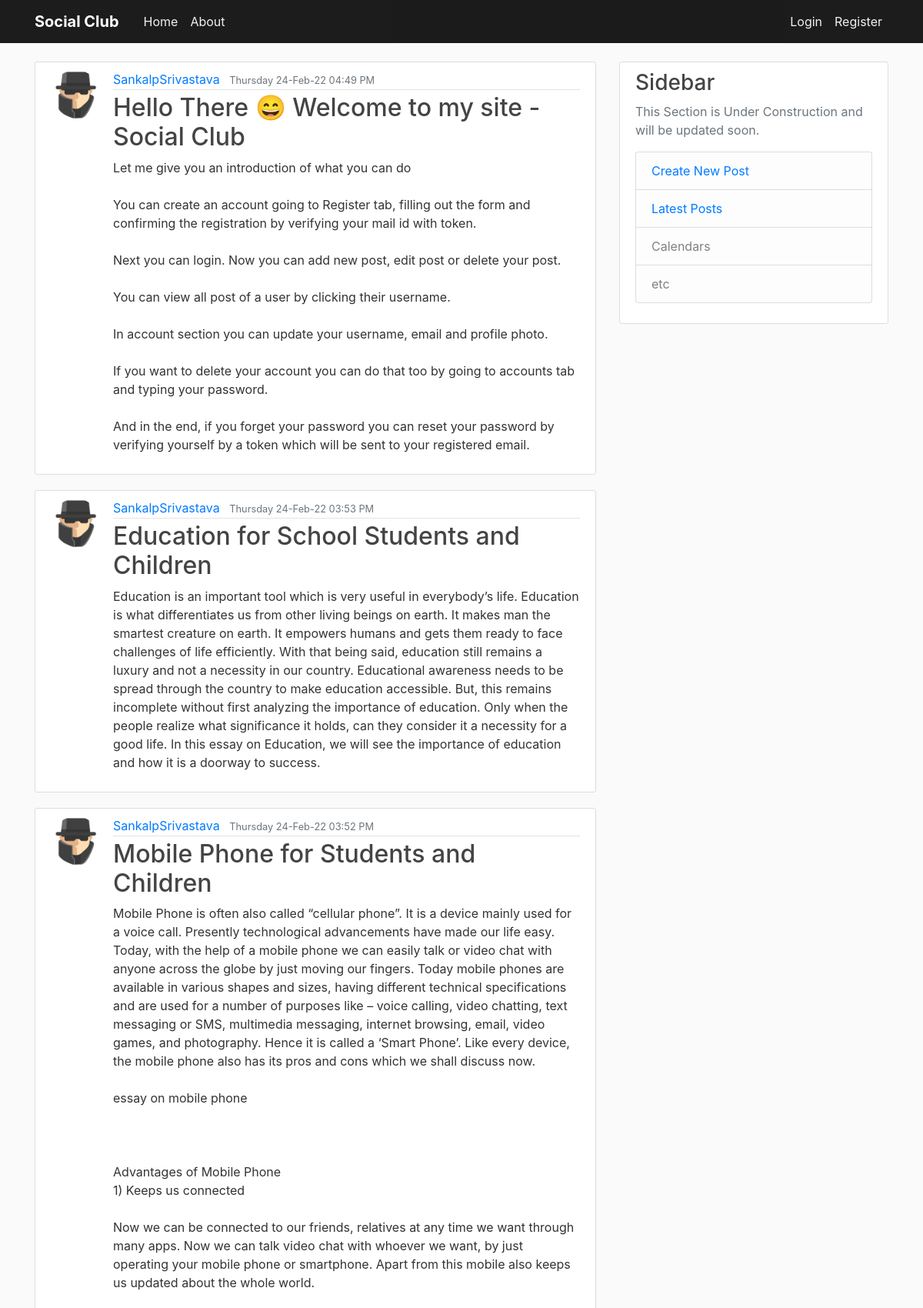
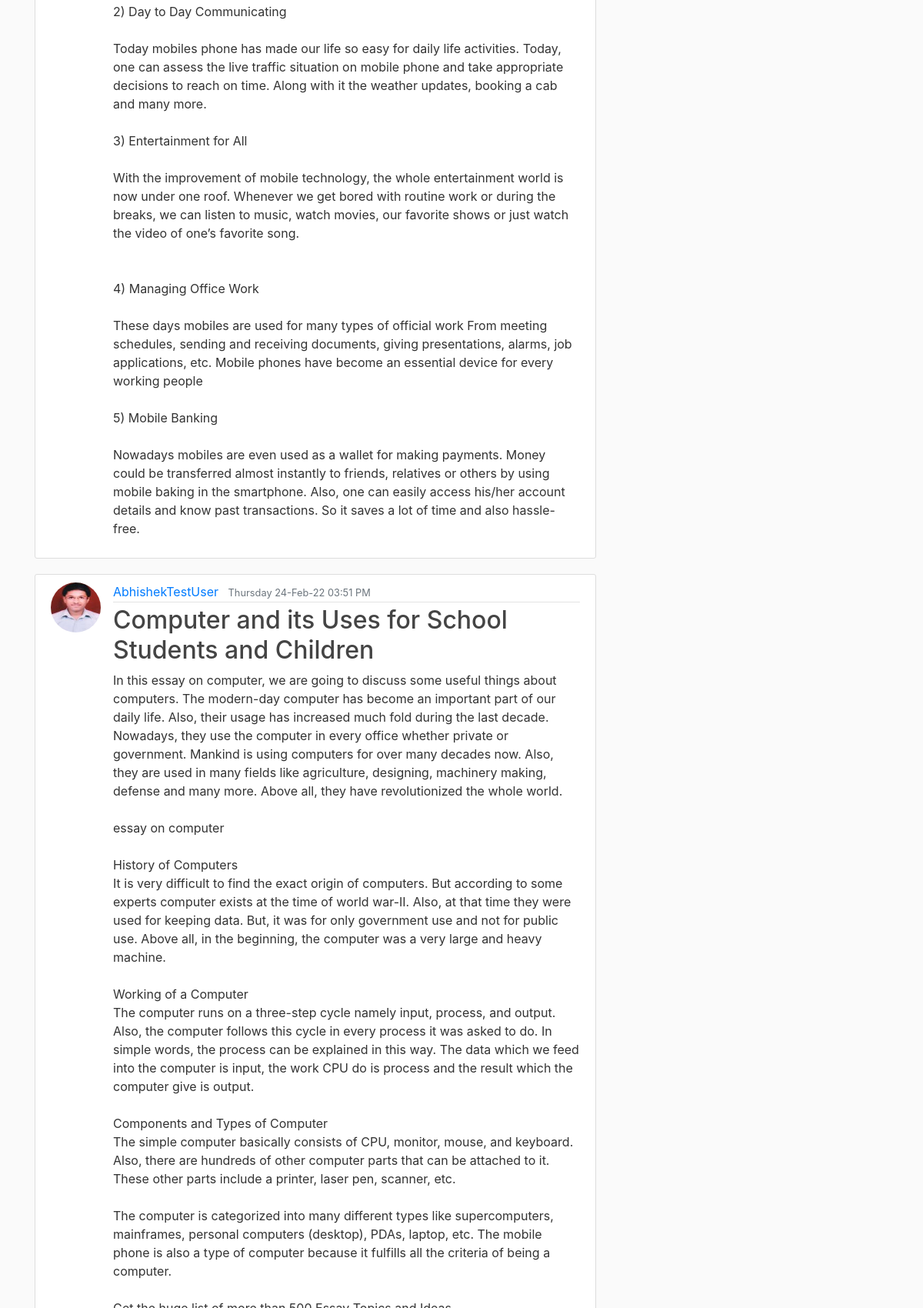
The page /home (upper part) on the database its author committed (2 pictures, top to bottom).
### flaskblog/models.py (models this page shows, shortened)
class Post(db.Model):
    id = db.Column(db.Integer, primary_key=True)
    title = db.Column(db.String(100), nullable=False)
    date_posted = db.Column(db.DateTime, nullable=False,
                            default=datetime.utcnow)
    content = db.Column(db.Text, nullable=False)
    user_id = db.Column(db.Integer, db.ForeignKey('user.id'), nullable=False)
    post_edited = db.Column(db.Boolean,unique=False, default=False)

class User(db.Model,UserMixin):
    id = db.Column(db.Integer, primary_key=True)
    username = db.Column(db.String(20), unique=True, nullable=False)
    email = db.Column(db.String(120), unique=True, nullable=False)
    image_file = db.Column(db.String(20), nullable=False,
                           default='default.jpg')
    password = db.Column(db.String(60), nullable=False)
    date_of_join = db.Column(db.DateTime,default=datetime.utcnow())
    posts = db.relationship('Post', backref='author', lazy=True)

### flaskblog/main/routes.py (the view)
@main.route("/")
@main.route("/home")
def home():
    page = request.args.get('page',1,type=int)
    posts = Post.query.order_by(Post.date_posted.desc()).paginate(page = page ,per_page=5)
    return render_template('home.html', posts=posts,timezone=timezone)

### flaskblog/templates/home.html (shortened to what this page needs)
{% extends "layout.html" %}
{% block content %}
{% for post in posts.items%}
<article class="media content-section">
  <a href ="{{url_for('users.user_posts',username=post.author.username)}}">
    <img alt="{{post.author.username}} Photo" class ="rounded-circle article-img" src ="{{url_for('static',filename='profile_pics/'+post.author.image_file)}}"></img></a>
    <div class="media-body">
        <div class="article-metadata">
            <a class="mr-2" href="{{url_for('users.user_posts',username=post.author.username)}}">{{ post.author.username }}</a>
            {%if post.post_edited %}
            <small class="text-muted">{{ post.date_posted.replace(tzinfo=timezone.utc).astimezone(tz=None).strftime('%A %d-%b-%y %I:%M %p') }} (Edited)</small>
            {%else%}
            <small class="text-muted">{{ post.date_posted.replace(tzinfo=timezone.utc).astimezone(tz=None).strftime('%A %d-%b-%y %I:%M %p') }}</small>
            {%endif%}
        </div>
        <h2><a class="article-title" href="{{url_for('posts.post',post_id=post.id)}}">{{ post.title }}</a></h2>
        <p class="article-content">{{ post.content }}</p>
    </div>
</article>
{% endfor %}
{% endblock content %}
{% block sidebar %}
<div class="col-md-4 ">
  <div class="content-section">
    <h3>Sidebar</h3>
    <p class='text-muted'>This Section is Under Construction and will be updated soon.
    <ul class="list-group">
        <li class="list-group-item list-group-item-light"><a href="{{url_for('posts.new_post')}}">Create New Post</a></li>
        <li class="list-group-item list-group-item-light"><a href="{{url_for('main.home')}}">Latest Posts</a></li>
        <li class="list-group-item list-group-item-light">Calendars</li>
        <li class="list-group-item list-group-item-light">etc</li>
    </ul>
    </p>
</div>
</div>
{% endblock sidebar %}

### flaskblog/static/main.css (style rules this page uses)
body { background: #fafafa; color: #333333; margin-top: 5rem; }
h1, h2, h3, h4, h5, h6 { color: #444444; }
.content-section { background: #ffffff; padding: 10px 20px; border: 1px solid #dddddd; border-radius: 3px; margin-bottom: 20px; }
.article-title { color: #444444; }
.article-content { white-space: pre-line; }
.article-img { height: 65px; width: 65px; margin-right: 16px; }
.article-metadata { padding-bottom: 1px; margin-bottom: 4px; border-bottom: 1px solid #e3e3e3 }

### rows shown on the page
Post: image_file (placeholder picture), author.username "SankalpSrivastava", date_posted.replace "Thursday 24-Feb-22 04:49 PM", title "Hello There 😄 Welcome to my site - Social Club", content "Let me give you an introduction of what you can do You can create an account going to Register tab, filling out the form and confirming the registration by verifying your mail id with token. Next you can login. Now you can add new post, edit post or delete your post. You can view all post of a user by clicking their username. In account section you can update your username, email and profile photo. If you want to delete your account you can do that too by going to accounts tab and typing your password. And in the end, if you forget your password you can reset your password by verifying yourself by a token which will be sent to your registered email."
Post: image_file (placeholder picture), author.username "SankalpSrivastava", date_posted.replace "Thursday 24-Feb-22 03:53 PM", title "Education for School Students and Children", content "Education is an important tool which is very useful in everybody’s life. Education is what differentiates us from other living beings on earth. It makes man the smartest creature on earth. It empowers humans and gets them ready to face challenges of life efficiently. With that being said, education still remains a luxury and not a necessity in our country. Educational awareness needs to be spread through the country to make education accessible. But, this remains incomplete without first analyzing the importance of education. Only when the people realize what significance it holds, can they consider it a necessity for a good life. In this essay on Education, we will see the importance of…"
Post: image_file (placeholder picture), author.username "SankalpSrivastava", date_posted.replace "Thursday 24-Feb-22 03:52 PM", title "Mobile Phone for Students and Children", content "Mobile Phone is often also called “cellular phone”. It is a device mainly used for a voice call. Presently technological advancements have made our life easy. Today, with the help of a mobile phone we can easily talk or video chat with anyone across the globe by just moving our fingers. Today mobile phones are available in various shapes and sizes, having different technical specifications and are used for a number of purposes like – voice calling, video chatting, text messaging or SMS, multimedia messaging, internet browsing, email, video games, and photography. Hence it is called a ‘Smart Phone’. Like every device, the mobile phone also has its pros and cons which we shall discuss now.…"
Post: image_file (picture), author.username "AbhishekTestUser", date_posted.replace "Thursday 24-Feb-22 03:51 PM", title "Computer and its Uses for School Students and Children"
